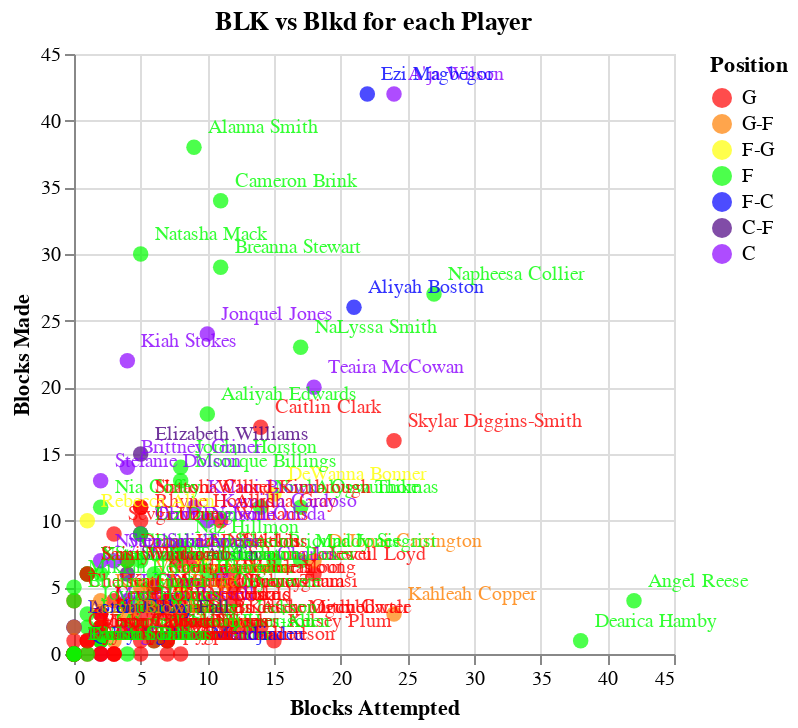

Notebook code cell kept with this figure:
### Code cell
# Create the Altair scatter plot with color encoding for Pos
base = alt.Chart(full_data).mark_circle(size=60, opacity=0.7).encode(
    x=alt.X('Blkd', axis=alt.Axis(title='Blocks Attempted')),
    y=alt.Y('BLK', axis=alt.Axis(title='Blocks Made')),
    color=alt.Color('Pos_x', scale=pos_color_scale, legend=alt.Legend(title='Position')),
    tooltip=['Player', 'Blkd', 'BLK', 'Pos_x']
).properties(
    title='BLK vs Blkd for each Player'
)

# Add text labels for each point with reduced overlap
text = base.mark_text(
    align='left',
    dx=7,  # Move text slightly to the right
    dy=-10, # Adjust dy for better spacing
    fontSize=10,
    opacity=0.8  # Adjust opacity for better visibility
).encode(
    text='Player'
)

# Combine the scatter plot and text labels
chart = base + text

chart

### Figure 1 — Vega-Lite specification as saved in the notebook (floating-point values rounded to 4 significant figures; data arrays with more than 128 entries replaced by an {"elided": "..."} marker saying what was removed)
{"config": {"view": {"continuousWidth": 300, "continuousHeight": 300}}, "layer": [{"mark": {"type": "circle", "opacity": 0.7, "size": 60}, "encoding": {"color": {"field": "Pos_x", "legend": {"title": "Position"}, "scale": {"domain": ["G", "G-F", "F-G", "F", "F-C", "C-F", "C"], "range": ["#FF0000", "#FF7F00", "#FFFF00", "#00FF00", "#0000FF", "#4B0082", "#8B00FF"]}, "type": "nominal"}, "tooltip": [{"field": "Player", "type": "nominal"}, {"field": "Blkd", "type": "quantitative"}, {"field": "BLK", "type": "quantitative"}, {"field": "Pos_x", "type": "nominal"}], "x": {"axis": {"title": "Blocks Attempted"}, "field": "Blkd", "type": "quantitative"}, "y": {"axis": {"title": "Blocks Made"}, "field": "BLK", "type": "quantitative"}}, "title": "BLK vs Blkd for each Player"}, {"mark": {"type": "text", "align": "left", "dx": 7, "dy": -10, "fontSize": 10, "opacity": 0.8}, "encoding": {"color": {"field": "Pos_x", "legend": {"title": "Position"}, "scale": {"domain": ["G", "G-F", "F-G", "F", "F-C", "C-F", "C"], "range": ["#FF0000", "#FF7F00", "#FFFF00", "#00FF00", "#0000FF", "#4B0082", "#8B00FF"]}, "type": "nominal"}, "text": {"field": "Player", "type": "nominal"}, "tooltip": [{"field": "Player", "type": "nominal"}, {"field": "Blkd", "type": "quantitative"}, {"field": "BLK", "type": "quantitative"}, {"field": "Pos_x", "type": "nominal"}], "x": {"axis": {"title": "Blocks Attempted"}, "field": "Blkd", "type": "quantitative"}, "y": {"axis": {"title": "Blocks Made"}, "field": "BLK", "type": "quantitative"}}, "title": "BLK vs Blkd for each Player"}], "data": {"name": "data-1c564ad5c7350581876f1797a03342db"}, "$schema": "https://vega.github.io/schema/vega-lite/v5.8.0.json", "datasets": {"data-1c564ad5c7350581876f1797a03342db": {"elided": "152 records"}}}
